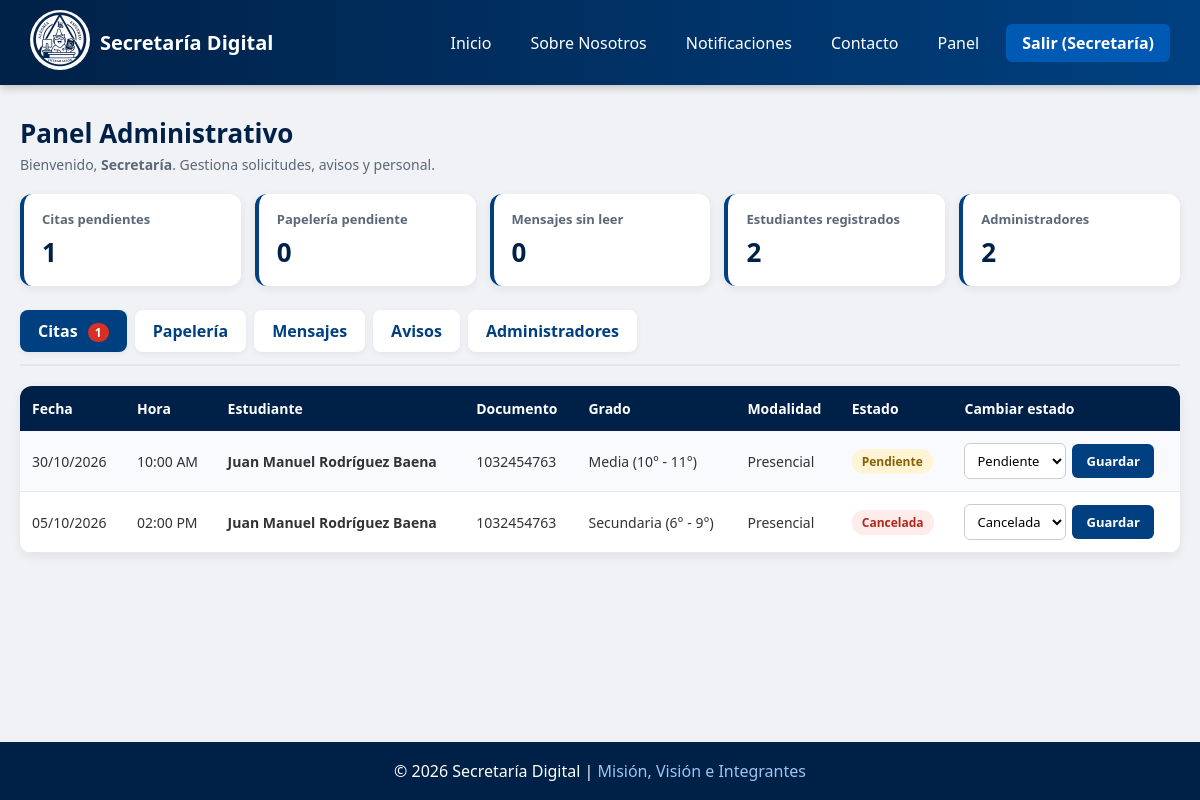
The page /admin.php (signed in) on the database its author committed.
### tables this page shows
CREATE TABLE `citas` (
  `id` int(11) NOT NULL,
  `usuario_id` int(11) DEFAULT NULL,
  `estudiante` varchar(120) NOT NULL,
  `documento` varchar(20) NOT NULL,
  `grado` varchar(40) NOT NULL,
  `modalidad` enum('presencial','virtual') NOT NULL,
  `fecha` date NOT NULL,
  `hora` time NOT NULL,
  `estado` enum('pendiente','atendida','cancelada') NOT NULL DEFAULT 'pendiente',
  `notificado_usuario` tinyint(1) NOT NULL DEFAULT 1,
  `creado_en` timestamp NOT NULL DEFAULT current_timestamp()
);

### includes/funciones.php (called while the page is built, shortened)
<?php
function e($valor): string
{
    return htmlspecialchars((string)$valor, ENT_QUOTES, 'UTF-8');
}
function esta_logueado(): bool
{
    return !empty($_SESSION['usuario_id']);
}
function es_admin(): bool
{
    return esta_logueado() && ($_SESSION['rol'] ?? '') === 'administrativo';
}
function fmt_fecha($valor): string
{
    $d = date_create((string)$valor);
    return $d ? $d->format('d/m/Y') : '';
}
function fmt_hora($valor): string
{
    $d = date_create((string)$valor);
    return $d ? $d->format('h:i A') : '';
}

### config/conexion.php (called while the page is built, shortened)
<?php
$clave   = '';

### admin.php (the view, shortened to what this page needs)
<?php
require_once __DIR__ . '/includes/funciones.php';
require_once __DIR__ . '/config/conexion.php';
$tabs    = [
    'citas'     => 'Citas',
    'papeleria' => 'Papelería',
    'mensajes'  => 'Mensajes',
    'avisos'    => 'Avisos',
    'admins'    => 'Administradores'
];
$estados = ['pendiente', 'atendida', 'cancelada'];
$ver = $_GET['ver'] ?? ($_POST['ver'] ?? 'citas');
$conteos = [
    'citas'     => (int)$pdo->query("SELECT COUNT(*) FROM citas WHERE estado = 'pendiente'")->fetchColumn(),
    'papeleria' => (int)$pdo->query("SELECT COUNT(*) FROM solicitudes_papeleria WHERE estado = 'pendiente'")->fetchColumn(),
    'mensajes'  => (int)$pdo->query('SELECT COUNT(*) FROM mensajes_contacto WHERE leido = 0')->fetchColumn(),
    'avisos'    => (int)$pdo->query('SELECT COUNT(*) FROM notificaciones')->fetchColumn(),
    'admins'    => (int)$pdo->query("SELECT COUNT(*) FROM usuarios WHERE rol = 'administrativo'")->fetchColumn(),
];
$totalEstudiantes = (int)$pdo->query("SELECT COUNT(*) FROM usuarios WHERE rol = 'estudiante'")->fetchColumn();
$filas = [];
if ($ver === 'citas') {
    $filas = $pdo->query('SELECT * FROM citas ORDER BY fecha DESC, hora DESC LIMIT 200')->fetchAll();
} elseif ($ver === 'papeleria') {
    $filas = $pdo->query('SELECT * FROM solicitudes_papeleria ORDER BY creado_en DESC, id DESC LIMIT 200')->fetchAll();
} elseif ($ver === 'mensajes') {
    $filas = $pdo->query('SELECT * FROM mensajes_contacto ORDER BY creado_en DESC, id DESC LIMIT 200')->fetchAll();
} elseif ($ver === 'avisos') {
    $filas = $pdo->query('SELECT * FROM notificaciones ORDER BY publicado_en DESC, id DESC')->fetchAll();
} else {
    $filas = $pdo->query("SELECT id, usuario, nombre, creado_en FROM usuarios WHERE rol = 'administrativo' ORDER BY creado_en DESC, id DESC")->fetchAll();
}
$css    = ['admin'];
include __DIR__ . '/includes/header.php';
?>
<main class="panel">
    <div class="panel-header">
        <div>
            <h2>Panel Administrativo</h2>
            <p class="subtitulo">Bienvenido, <strong><?= e($_SESSION['nombre'] ?? 'Administrador') ?></strong>. Gestiona solicitudes, avisos y personal.</p>
        </div>
    </div>
    <div class="resumen-grid">
        <a href="admin.php?ver=citas" class="stat-card">
            <span class="stat-label">Citas pendientes</span>
            <span class="stat-valor"><?= $conteos['citas'] ?></span>
        </a>
        <a href="admin.php?ver=papeleria" class="stat-card">
            <span class="stat-label">Papelería pendiente</span>
            <span class="stat-valor"><?= $conteos['papeleria'] ?></span>
        </a>
        <a href="admin.php?ver=mensajes" class="stat-card">
            <span class="stat-label">Mensajes sin leer</span>
            <span class="stat-valor"><?= $conteos['mensajes'] ?></span>
        </a>
        <div class="stat-card">
            <span class="stat-label">Estudiantes registrados</span>
            <span class="stat-valor"><?= $totalEstudiantes ?></span>
        </div>
        <a href="admin.php?ver=admins" class="stat-card">
            <span class="stat-label">Administradores</span>
            <span class="stat-valor"><?= $conteos['admins'] ?></span>
        </a>
    </div>
    <div class="tabs">
        <?php foreach ($tabs as $clave => $nombre): ?>
            <a href="admin.php?ver=<?= e($clave) ?>" class="<?= $ver === $clave ? 'activa' : '' ?>">
                <?= e($nombre) ?>
                <?php if (in_array($clave, ['citas', 'papeleria', 'mensajes'], true) && $conteos[$clave] > 0): ?>
                    <span class="num"><?= (int)$conteos[$clave] ?></span>
                <?php endif; ?>
            </a>
        <?php endforeach; ?>
    </div>
<?php if ($ver === 'citas'): ?>
    <div class="tabla-caja">
        <table>
            <tr>
                <th>Fecha</th><th>Hora</th><th>Estudiante</th><th>Documento</th>
                <th>Grado</th><th>Modalidad</th><th>Estado</th><th>Cambiar estado</th>
            </tr>
            <?php foreach ($filas as $f): ?>
                <tr>
                    <td><?= e(fmt_fecha($f['fecha'])) ?></td>
                    <td><?= e(fmt_hora($f['hora'])) ?></td>
                    <td><strong><?= e($f['estudiante']) ?></strong></td>
                    <td><?= e($f['documento']) ?></td>
                    <td><?= e($f['grado']) ?></td>
                    <td><?= e(ucfirst($f['modalidad'])) ?></td>
                    <td><span class="estado <?= e($f['estado']) ?>"><?= e(ucfirst($f['estado'])) ?></span></td>
                    <td>
                        <form method="post" class="en-linea">
                            <select name="estado">
                                <?php foreach ($estados as $est): ?>
                                    <option value="<?= e($est) ?>" <?= $f['estado'] === $est ? 'selected' : '' ?>><?= e(ucfirst($est)) ?></option>
                                <?php endforeach; ?>
                            </select>
                            <button type="submit" class="btn-mini">Guardar</button>
                        </form>
                    </td>
                </tr>
            <?php endforeach; ?>
        </table>
    </div>
<?php endif; ?>
</main>
<?php include __DIR__ . '/includes/footer.php'; ?>

### includes/header.php (shortened to what this page needs)
<?php
$css    = $css ?? [];
$notifCitas = 0;
?>
<!DOCTYPE html>
<html lang="es">
<head>
    <link rel="stylesheet" href="assets/css/base.css">
<?php foreach ($css as $hoja): ?>
    <link rel="stylesheet" href="assets/css/<?= e($hoja) ?>.css">
<?php endforeach; ?>
</head>
<body>
<header>
    <div class="logo-title">
        <a href="index.php">
            <img src="assets/img/logo.jpg" alt="Logo Secretaría">
        </a>
        <h1>Secretaría Digital</h1>
    </div>
    <nav>
        <ul>
            <li><a href="index.php">Inicio</a></li>
            <li><a href="nosotros.php">Sobre Nosotros</a></li>
            <li>
                <a href="notificaciones.php">
                    Notificaciones<?php if ($notifCitas > 0): ?><span class="badge-notif"><?= $notifCitas ?></span><?php endif; ?>
                </a>
            </li>
            <li><a href="formulario.php">Contacto</a></li>
            <?php if (es_admin()): ?>
                <li><a href="admin.php">Panel</a></li>
            <?php endif; ?>
            <?php if (esta_logueado()): ?>
                <li><a href="logout.php" class="btn-login">Salir (<?= e($_SESSION['nombre'] ?? '') ?>)</a></li>
            <?php else: ?>
                <li><a href="registro.php">Registrarse</a></li>
                <li><a href="login.php" class="btn-login">Ingresar</a></li>
            <?php endif; ?>
        </ul>
    </nav>
</header>

### includes/footer.php (shortened to what this page needs)
<footer>
    <p>© 2026 Secretaría Digital | <a href="nosotros.php">Misión, Visión e Integrantes</a></p>
</footer>
</body>
</html>

### assets/css/base.css (style rules this page uses)
* { margin: 0; padding: 0; box-sizing: border-box; font-family: 'Segoe UI', sans-serif; }
body { background-color: #f0f2f5; color: #333; min-height: 100vh; display: flex; flex-direction: column; }
header { background: linear-gradient(90deg, #002147, #004080); color: white; padding: 10px 30px; display: flex; justify-content: space-between; align-items: center; flex-wrap: wrap; position: sticky; top: 0; z-index: 100; box-shadow: 0 3px 8px rgba(0, 0, 0, 0.2); }
.logo-title { display: flex; align-items: center; gap: 10px; }
.logo-title img { height: 60px; border-radius: 50%; }
header h1 { font-size: 20px; }
nav ul { list-style: none; display: flex; gap: 15px; align-items: center; flex-wrap: wrap; }
nav ul li a { color: white; text-decoration: none; font-weight: 500; padding: 8px 12px; display: block; }
.btn-login { background: #0059b3; border-radius: 6px; padding: 8px 16px !important; font-weight: bold; }
footer { background: #002147; color: white; text-align: center; padding: 18px; margin-top: auto; }
footer a { color: #a3c2f0; text-decoration: none; }

### assets/css/admin.css (style rules this page uses)
.panel { max-width: 1200px; margin: 30px auto; padding: 0 20px; width: 100%; }
.panel-header { margin-bottom: 20px; }
.panel-header h2 { color: #002147; margin-bottom: 4px; font-size: 26px; }
.panel-header .subtitulo { color: #5a6877; font-size: 14px; margin: 0; }
.resumen-grid { display: grid; grid-template-columns: repeat(auto-fit, minmax(180px, 1fr)); gap: 14px; margin-bottom: 24px; }
.stat-card { background: white; padding: 16px 18px; border-radius: 12px; box-shadow: 0 3px 10px rgba(0, 33, 71, 0.07); border-left: 4px solid #004080; text-decoration: none; display: flex; flex-direction: column; transition: transform 0.15s ease, box-shadow 0.15s ease; }
.stat-label { font-size: 13px; color: #5a6877; font-weight: 600; margin-bottom: 6px; }
.stat-valor { font-size: 26px; font-weight: bold; color: #002147; }
.tabs { display: flex; gap: 8px; flex-wrap: wrap; margin-bottom: 20px; border-bottom: 2px solid #e1e6ed; padding-bottom: 12px; }
.tabs a { padding: 10px 18px; background: white; color: #004080; text-decoration: none; font-weight: bold; border-radius: 8px; box-shadow: 0 2px 6px rgba(0, 0, 0, 0.06); transition: background 0.15s ease, color 0.15s ease; }
.tabs a.activa { background: #004080; color: white; }
.tabs .num { background: #d93025; color: white; border-radius: 10px; padding: 1px 7px; font-size: 12px; margin-left: 6px; }
.tabla-caja { background: white; border-radius: 12px; box-shadow: 0 4px 12px rgba(0, 0, 0, 0.07); overflow-x: auto; }
table { width: 100%; border-collapse: collapse; font-size: 14px; }
th { background: #002147; color: white; padding: 13px 12px; text-align: left; white-space: nowrap; font-weight: 600; }
td { padding: 12px; border-bottom: 1px solid #e4e8ee; vertical-align: middle; }
tr:nth-child(even) td { background: #f8fafd; }
.estado { padding: 4px 10px; border-radius: 12px; font-size: 12px; font-weight: bold; display: inline-block; }
.estado.pendiente { background: #fff4d6; color: #8a6100; }
.estado.cancelada { background: #fdecea; color: #b3261e; }
form.en-linea { display: flex; gap: 6px; align-items: center; }
select { padding: 7px 8px; border: 1px solid #ccc; border-radius: 6px; font-size: 13px; background: white; }
.btn-mini { background: #004080; color: white; border: none; padding: 8px 14px; border-radius: 6px; font-size: 13px; font-weight: 600; cursor: pointer; transition: background 0.15s ease; }

### rows shown on the page
citas: notificado_usuario "1", id "2", fecha "05/10/2026", hora "02:00 PM", estudiante "Juan Manuel Rodríguez Baena", documento "1032454763", grado "Secundaria (6° - 9°)", modalidad "Presencial", estado "Cancelada"
citas: fecha "30/10/2026", hora "10:00 AM", estudiante "Juan Manuel Rodríguez Baena", documento "1032454763", grado "Media (10° - 11°)", modalidad "Presencial", estado "Pendiente"

### other values the page prints
$_SESSION['nombre'] "Secretaría"
$conteos['papeleria'] "0"
$conteos['mensajes'] "0"
$totalEstudiantes "2"
$nombre "Citas"
$nombre "Papelería"
$nombre "Mensajes"
$nombre "Avisos"
$nombre "Administradores"
